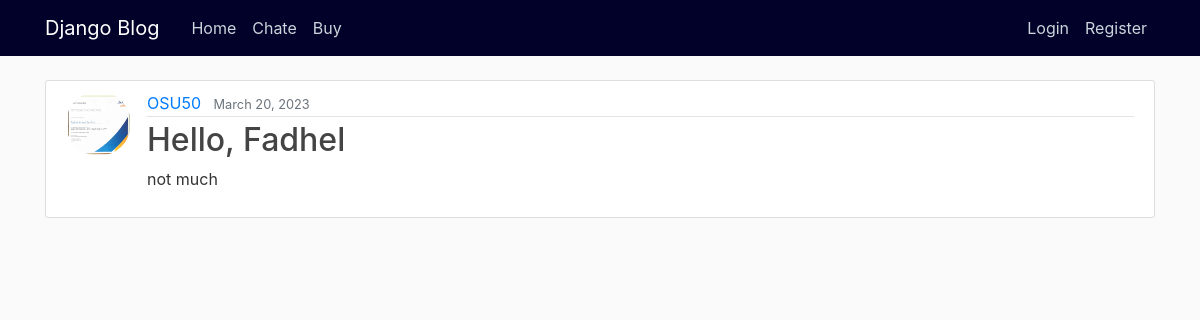
Page /post/4/ on the earlier database version.
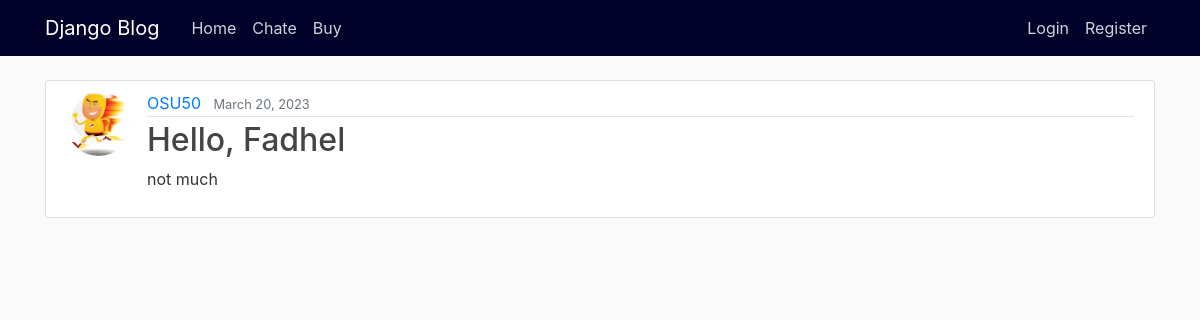
Same page on the later database version.
### blog/models.py (models this page shows, shortened)
class Post(models.Model):
    title = models.CharField(max_length=100)
    content = models.TextField()
    date_posted = models.DateTimeField(default=timezone.now)
    author = models.ForeignKey(User, on_delete=models.CASCADE)
    image = models.ImageField(default='1200x-1.jpeg', upload_to='profile_pics')

### users/models.py (models this page shows, shortened)
class Profile(models.Model):
    user = models.OneToOneField(User, on_delete=models.CASCADE)
    image = models.ImageField(default='1200x-1.jpeg', upload_to='profile_pics')

### blog/views.py (the view)
# urls.py: path('post/<int:pk>/', PostDetailViem.as_view(), name='post-detail'),
class PostDetailViem(DetailView):
    model = Post

### blog/templates/blog/post_detail.html (shortened to what this page needs)
{% extends "blog/base.html" %}
{% block content %}
    <article class="media content-section">
        <img class="rounded-circle article-img" src="{{ object.author.profile.image.url }}">
          <div class="media-body">
            <div class="article-metadata">
              <a class="mr-2" href="#">{{ object.author }}</a>
              <small class="text-muted">{{ object.date_posted|date:"F d, Y" }}</small>
            </div>
            <h2 class="article-title">{{ object.title }}</h2>
            <p class="article-content">{{ object.content }}</p>
          </div>
        </article>
{% endblock content %}

Differences in the rows shown:
changed through a linked row, Post "Hello, Fadhel": author.profile.image: a different picture
